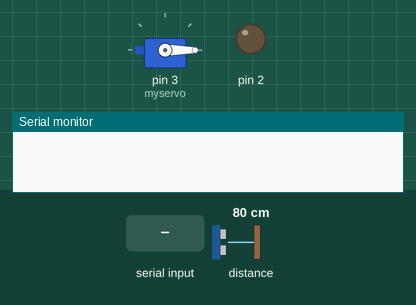
Simulated run of this sketch. Board: Arduino Uno, built with avr-gcc and run on an emulated ATmega328P. On the bench: servo, output pins drawn as LEDs (lit = HIGH), the last lines printed to the serial monitor. The inputs (shaded band) are chosen by the test bench; at power-on: distance to the obstacle 80 cm.

Above: at 1.2 s.
1.3 s: "90,45\n" received over Serial
At 3.09 s:
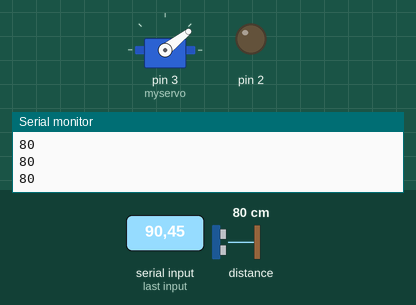
At 3.7 s:
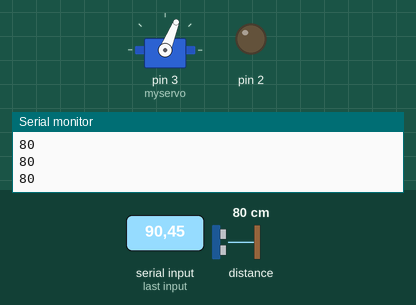
4.3 s: distance to the obstacle set to 2 cm
At 4.61 s:
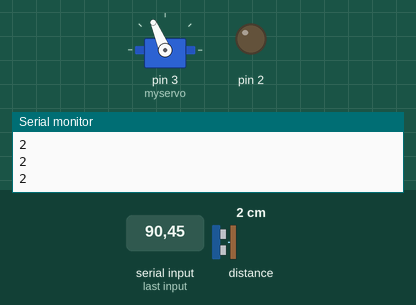
7.3 s: distance to the obstacle set to 18 cm
Timing chart, 0 to 16.3 s (numbered marks = the images above; inputs shaded):
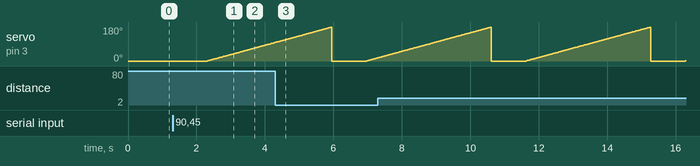

The sketch:

Testmaplaser.ino
```cpp
#include <Wire.h>
#include <LIDARLite.h>
#include<Servo.h>
LIDARLite myLidarLite;
Servo myservo;
int incomingByte = 0;
void setup() {
  // put your setup code here, to run once:
Serial.begin(9600);
myservo.attach(3);
myservo.write(0);
myLidarLite.begin(0, true); // Set configuration to default and I2C to 400 kHz
myLidarLite.configure(2);
//Serial.println("Done init");
pinMode(2,OUTPUT);
}

void loop() {
  analogWrite(2,HIGH);
  // put your main code here, to run repeatedly:
//
if (Serial.available() > 0) {
//                // read the incoming byte:
//
                incomingByte = Serial.read() - '0';
//                // say what you got:
                if(incomingByte != -38){
//                  Serial.println(incomingByte);
                  myservo.write(0);
                  delay(1000);
                for(int i = 0;i<180;i++){
                  myservo.write(i);
//                  Serial.print(i);
                  Serial.println(myLidarLite.distance(false));
//                    Serial.println(incomingByte);
                  delay(10);
                }
                }
        }
}
```

Measured:
- after the input at 1.3 s, servo on pin 3 (myservo): moves from 0° to 98° over 2.0 s, starting after 1.0 s
